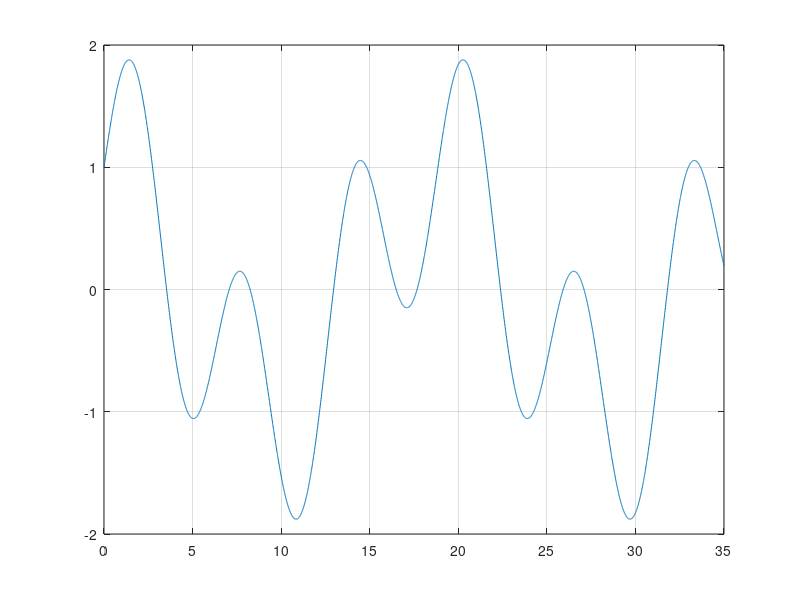

Source code (MATLAB): (Note: this script raises an error after producing the figure.)
	xx=0:0.01:35; y=sin(xx) + cos(xx ./3); 
	plot(xx,y); grid; hold on;
	[b,a]=lmax(y,2)
	 plot(xx(a),y(a),'r+')%	see also LMIN, MAX, MIN
